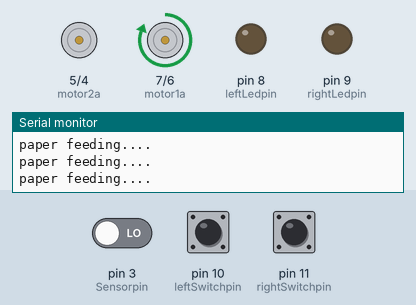
Recording of a sketch running on a simulated Arduino Uno, built with avr-gcc and run on an emulated ATmega328P. On the bench: motor-driver pin pairs drawn as motors (green arrow = first pin HIGH = forward, orange = second pin HIGH = backward, longer = more drive), output pins drawn as LEDs (lit = HIGH), the last lines printed to the serial monitor. Inputs (shaded band) come from the test bench; at power-on: pin 3 (Sensorpin) LOW, pin 10 (leftSwitchpin) LOW, pin 11 (rightSwitchpin) LOW.

Above: at 0.8 s.
0.9 s: pin 3 (Sensorpin) driven HIGH
At 1.9 s:
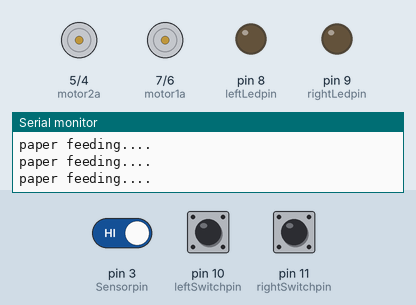
3.9 s: pin 10 (leftSwitchpin) pulled HIGH for 0.15 s
At 5.1 s:
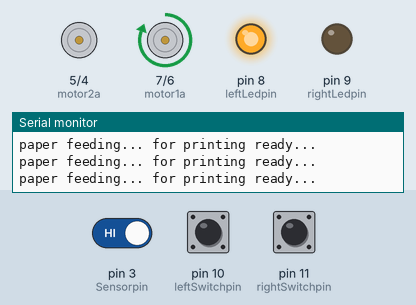
5.5 s: pin 3 (Sensorpin) driven LOW
At 7.4 s:
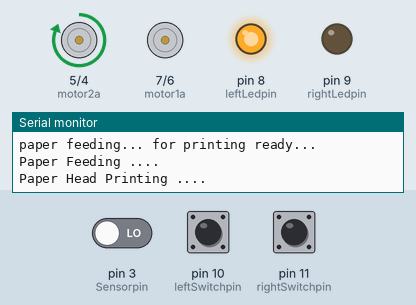
8.1 s: pin 11 (rightSwitchpin) pulled HIGH for 0.15 s
At 9.3 s:
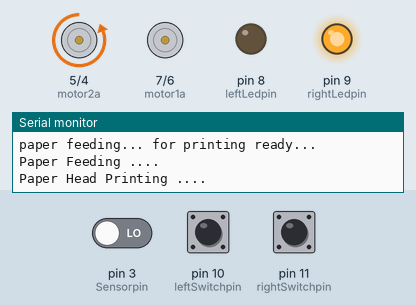
9.7 s: pin 10 (leftSwitchpin) pulled HIGH for 1 s
At 10.1 s:
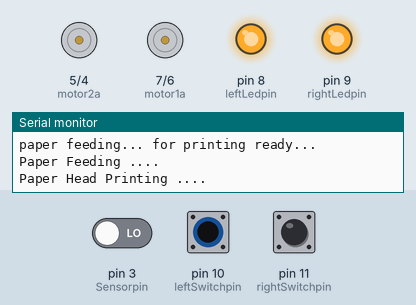
12.2 s: pin 11 (rightSwitchpin) pulled HIGH for 1 s
At 12.6 s:
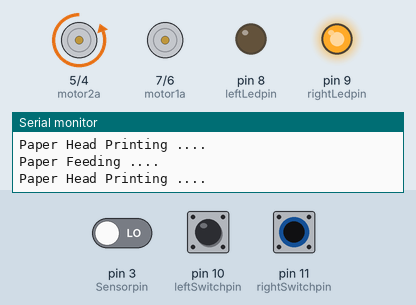
Timing chart, 0 to 15.2 s (numbered marks = the images above; inputs shaded):
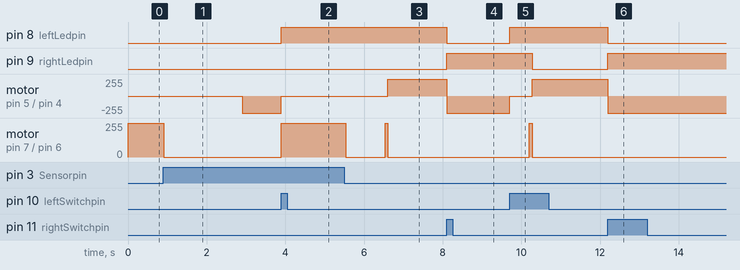

The sketch:

printer03.ino
```cpp
#define motor1a 7
#define motor1b 6
#define motor2a 5
#define motor2b 4
#define leftLedpin 8
#define rightLedpin 9
#define leftSwitchpin 10
#define rightSwitchpin 11
#define Sensorpin 3
int Motor1direction = 1 ;
void initall()
{
 // init motor pin as output
   pinMode(motor1a,OUTPUT);
   pinMode(motor1b,OUTPUT);
   pinMode(motor2a,OUTPUT);
   pinMode(motor2b,OUTPUT);
 // init motor direction Led output
   pinMode(leftLedpin,OUTPUT);
   pinMode(rightLedpin,OUTPUT);
 // init motor direction Led output
   pinMode(leftSwitchpin,INPUT);
   pinMode(rightSwitchpin,INPUT);
//-----------
   digitalWrite(leftLedpin,LOW );
   digitalWrite(rightLedpin,LOW );
//------------
 pinMode(Sensorpin,INPUT);
}
 void setup()
 {
   boolean chkflag ;
  initall();
   //init serial for debug
Serial.begin(9600);
Serial.println("program start here ");
CheckPaperJam();  // check paper for paperjam
delay(2000);

 }

 void loop()
 {
  boolean chkflag;

  Serial.println("Paper Heto zero for printing ready ....");
  PaperHeadReady();
  Serial.println("Paper Feeding for printing ready ....");
  PaperReady();
  delay(1000);
     chkflag  = CheckSensor() ;

    while(chkflag)
     {
        Serial.println("Paper Feeding ....");
         PaperFeed() ;
        Serial.println("Paper Head Printing ....");
         PaperHeadMove();
         chkflag  = CheckSensor() ;
         delay(500);
     }
  Serial.println("End printing ready ....");
 }

 void Motor1Stop()
 {
   digitalWrite(motor1a,LOW );
   digitalWrite(motor1b,LOW);
 }
 void Motor2Stop()
 {
   digitalWrite(motor2a,LOW );
   digitalWrite(motor2b,LOW);
 }

 void Motor1Forward()
 {
   digitalWrite(motor1a,HIGH);
   digitalWrite(motor1b,LOW);
 }
 void Motor1Backward()
 {
   digitalWrite(motor1a,LOW );
   digitalWrite(motor1b,HIGH);
 }


 void Motor2Forward()
 {

   digitalWrite(motor2a,HIGH);
   digitalWrite(motor2b,LOW);
 }
 void Motor2Backward()
 {
   digitalWrite(motor2a,LOW );
   digitalWrite(motor2b,HIGH);
 }

boolean checkLeft()
{
  boolean tmp = false ;
  if (digitalRead(leftSwitchpin) == HIGH)
  {
     digitalWrite(leftLedpin,HIGH );
     tmp = true  ;
  }
  else
  {
     digitalWrite(leftLedpin,LOW );
     tmp = false  ;
  }
  return (tmp) ;
}
boolean checkRight()
{
  boolean tmp = false ;
  if (digitalRead(rightSwitchpin) == HIGH)
  {
     digitalWrite(rightLedpin,HIGH );
     tmp = true  ;
  }
  else
  {
     digitalWrite(rightLedpin,LOW );
     tmp = false  ;
  }
  return (tmp) ;
}

boolean CheckSensor()
{
  boolean tmp = false ;
  if (digitalRead(Sensorpin) == HIGH)
  {
     tmp = false  ;
  }
  else
  {
     tmp = true  ;
  }
  return (tmp) ;
}

void CheckPaperJam()
{
   boolean chkflag ;
Serial.println("Paper Jam Checking...");
chkflag  = CheckSensor() ;
    if (CheckSensor())
    {
          // paper is in paper tray , and do feed paper
         while(CheckSensor())
        {
           Motor1Forward();
          chkflag  = CheckSensor() ;
          Serial.println("paper feeding....");
        }
    }
    Motor1Stop() ;

}
void PaperFeed()
{
   boolean chkflag ;
//Serial.println("Paper feed for printing...");
Motor1Forward();
  delay(70);
    Motor1Stop() ;

}

void PaperReady()
{
   boolean chkflag ;
//Serial.println("Paper feed for printing...");
chkflag  = CheckSensor() ;
    if (!CheckSensor())
      // paper is in paper tray , and do feed paper
     {
       while(!CheckSensor())
        {
           Motor1Forward();
          chkflag  = CheckSensor() ;
          Serial.println("paper feeding... for printing ready...");
        }
     }
    Motor1Stop() ;

}

void PaperHeadReady()
{
   boolean chkflag ;
    chkflag = checkLeft();
   if (!chkflag)
    {
      while (!chkflag)
      {
         Motor2Backward();
        chkflag = checkLeft();
      }
    }
    Motor2Stop();


}

void PaperHeadMove()
{
   boolean chkflag ;
    chkflag = checkRight();
   if (!chkflag)
    {
      while (!chkflag)
      {
         Motor2Forward();
        chkflag = checkRight();
      }
    }

    chkflag = checkLeft();
   if (!chkflag)
    {
      while (!chkflag)
      {
         Motor2Backward();
        chkflag = checkLeft();
      }
    }
    Motor2Stop();


}
```

Measured:
- after the input at 0.9 s, motor on pin 5 (motor2a) / pin 4 (motor2b): stopped → backward 255/255 after 2.0 s; motor on pin 7 (motor1a) / pin 6 (motor1b): forward 255/255 → stopped at once
- after the input at 3.9 s, pin 8 (leftLedpin): LOW → HIGH at once; motor on pin 5 (motor2a) / pin 4 (motor2b): backward 255/255 → stopped at once; motor on pin 7 (motor1a) / pin 6 (motor1b): stopped → forward 255/255 at once
- after the input at 5.5 s, motor on pin 5 (motor2a) / pin 4 (motor2b): stopped → forward 255/255 after 1.1 s; motor on pin 7 (motor1a) / pin 6 (motor1b): forward 255/255 → stopped at once, → forward 255/255 1.0 s later, → stopped 0.07 s later
- after the input at 8.1 s, pin 8 (leftLedpin): HIGH → LOW at once; pin 9 (rightLedpin): LOW → HIGH at once; motor on pin 5 (motor2a) / pin 4 (motor2b): forward 255/255 → backward 255/255 at once
- after the input at 9.7 s, pin 8 (leftLedpin): LOW → HIGH at once; pin 9 (rightLedpin): HIGH → LOW after 0.57 s; motor on pin 5 (motor2a) / pin 4 (motor2b): backward 255/255 → stopped at once, → forward 255/255 0.57 s later; motor on pin 7 (motor1a) / pin 6 (motor1b): stopped → forward 255/255 after 0.50 s, → stopped 0.07 s later
- after the input at 12.2 s, pin 8 (leftLedpin): HIGH → LOW at once; pin 9 (rightLedpin): LOW → HIGH at once; motor on pin 5 (motor2a) / pin 4 (motor2b): forward 255/255 → backward 255/255 at once
